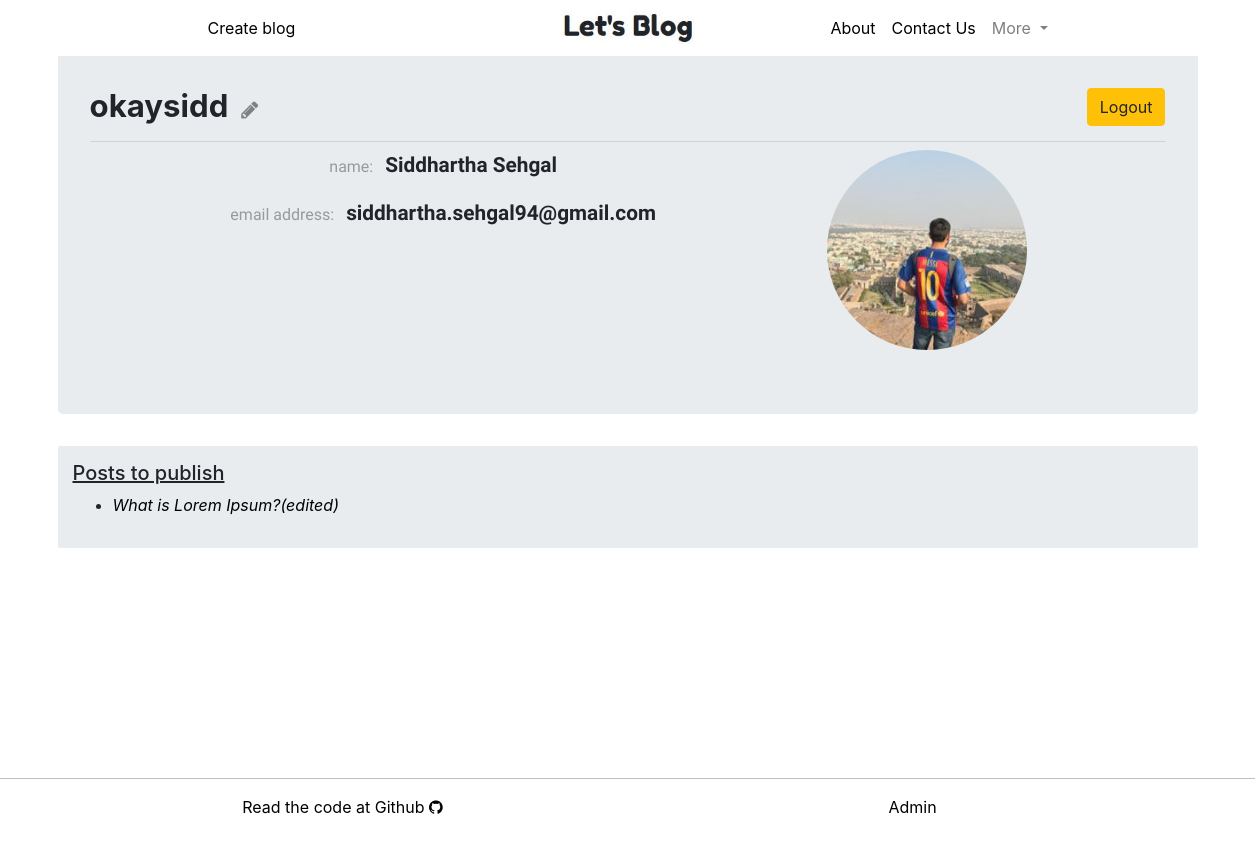
Before: /profile/1/ (signed in) with the older database file.
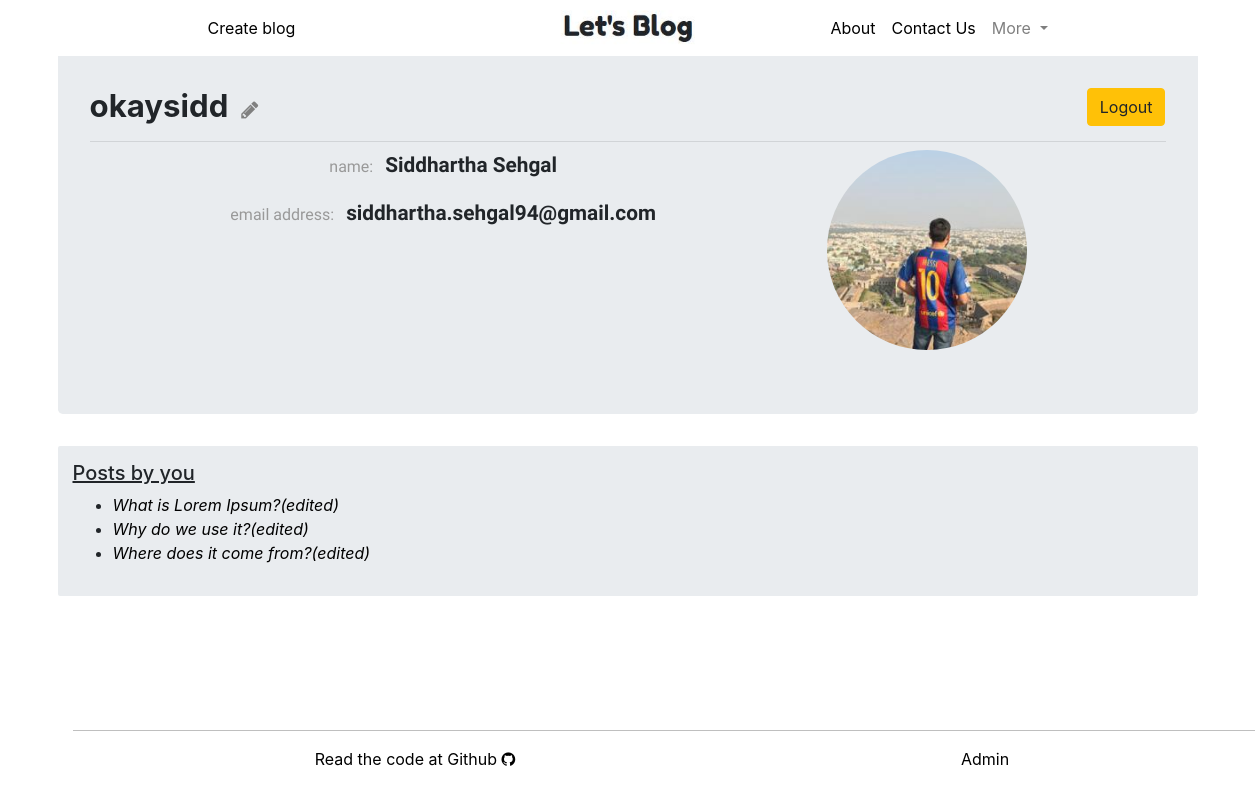
After: the same page with the newer database file.
### blogs_app/models.py (models this page shows, shortened)
class Post_model(models.Model):
    author = models.ForeignKey(Author_model, on_delete=models.CASCADE)
    title_original = models.CharField(max_length=200)
    title_edited = models.CharField(max_length=200, default="")
    body_original = models.TextField()
    body_edited = models.TextField(default="")
    created_on = models.DateTimeField(auto_now_add=True)
    created_on = models.DateTimeField(default=timezone.now())
    modified_on = models.DateTimeField(blank=True, null=True)
    published_on = models.DateTimeField(blank=True, null=True)

### users_app/views.py (the view)
# urls.py: path('profile/<int:pk>/', profileView, name="view-profile"),
def profileView(request, pk):
    context = {}
    if Author_model.objects.filter(author_name=get_object_or_404(User, id=pk)):
        profile = Author_model.objects.filter(author_name=get_object_or_404(User, id=pk))[0]
        posts_to_publish = Post_model.objects.filter(author=profile, published_on=None)
        posts_by_author = Post_model.objects.filter(author=profile, published_on__lte=timezone.now())
        context['posts_by_author'] = posts_by_author
        context['posts_to_publish'] = posts_to_publish
        context['title'] = profile
        context['view_profile'] = profile
        return render(request, 'users_app/profile.html', context=context)
    else:
        profile = User.objects.filter(username=request.user.username)[0]
        context['profile'] = profile
        return render(request, 'users_app/create_social_profile.html', context=context)

### users_app/models.py (called while the page is built)
    def __str__(self):
        return str(self.author_name)

### users_app/templates/users_app/profile.html (shortened to what this page needs)
{% extends 'system_app/base.html' %}
{% block base_body_block %}
{% load staticfiles %}
<link rel="stylesheet" href="{% static 'users_app/profile.css' %}">
{% if profile == 'not found' %}
<div class="container jumbotron">
  <h5>work now</h5>
</div>
{% else %}
  <div class="container jumbotron">
      <div class="row">
          <div class="col-md-10">
              <h4><span class="profile-info">{{ view_profile.author_name.username }}</span>
              {% if view_profile.author_name == user %}
              &nbsp<a href="{% url 'users:edit-profile' %}"><i class="fa fa-pencil" style="font-size:20px"></i></a>
              {% endif %}
              </h4>
          </div>
          <div class="col-md-2">
            {% if view_profile.author_name == user %}
              <form class="form-group" action="{% url 'system:logout' %}" method="post">
                  <input type="submit" class="logout-btn btn btn-warning" value="Logout">
              </form>
            {% endif %}
          </div>
      </div>
    <hr class="my-2">
      <div class="row">
        <div class="col-md-8">
          {% if view_profile.author_name.first_name %}
            {% if view_profile.author_name.first_name %}
              <p><span class="profile-label">name: </span>&nbsp&nbsp<span class="profile-info">{{ view_profile.author_name.first_name }} {{ view_profile.author_name.last_name }}</span></p>
            {% endif %}
          {% endif %}
          <p><span class="profile-label">email address: </span>&nbsp&nbsp<span class="profile-info">{{ view_profile.author_name.email }}</span></p>
        </div>
        <div class="col-md-4">
          <img class="profile-pic" src="{{ view_profile.profile_pic.url }}" alt="sorry no pic found"/>
        </div>
      </div>
  </div>
  {% if posts_by_author %}
  <div class="container posts-author">
      {% if view_profile.author_name == user %}
        <h5 class="posts-by">Posts by you</h5>
      {% else %}
        <h5 class="posts-by">Posts by {{ view_profile.author_name }}</h5>
      {% endif %}
      <ul>
          {% for post in posts_by_author %}
          <li>
              <a class="post-link" href="{% url 'blogs:post' pk=post.pk %}">{{ post.title_original }}</a><br>
          </li>
          {% endfor %}
      </ul>
  {% endif %}
  {% if posts_to_publish %}
  <div class="container posts-author">
      {% if view_profile.author_name == user %}
        <h5 class="posts-by">Posts to publish</h5>
      <ul>
          {% for post in posts_to_publish %}
          <li>
              <a class="post-link" href="{% url 'blogs:post' pk=post.pk %}">{{ post.title_original }}</a><br>
          </li>
          {% endfor %}
      {% endif %}
      </ul>
    </div>
  </div>
  <br><br>
  {% endif %}
{% endif %}
{% endblock %}

Changed rows visible on the page:
changed Post_model "What is Lorem Ipsum?(edited)": moves from the list under "Posts to publish" to the list under "Posts by you"
added Post_model: title_original "Why do we use it?(edited)", shown under "Posts by you"
added Post_model: title_original "Where does it come from?(edited)", shown under "Posts by you"
Other visible differences:
text no longer shown: "Posts to publish"
text now shown: "Posts by you"
